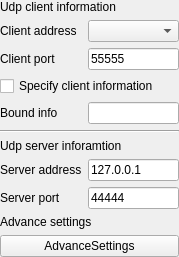
<?xml version="1.0" encoding="UTF-8"?>
<ui version="4.0">
 <class>SAKUdpClientDeviceController</class>
 <widget class="QWidget" name="SAKUdpClientDeviceController">
  <property name="geometry">
   <rect>
    <x>0</x>
    <y>0</y>
    <width>179</width>
    <height>238</height>
   </rect>
  </property>
  <property name="windowTitle">
   <string>Form</string>
  </property>
  <layout class="QGridLayout" name="gridLayout">
   <property name="leftMargin">
    <number>0</number>
   </property>
   <property name="topMargin">
    <number>0</number>
   </property>
   <property name="rightMargin">
    <number>0</number>
   </property>
   <property name="bottomMargin">
    <number>0</number>
   </property>
   <item row="8" column="0">
    <widget class="QLabel" name="label_2">
     <property name="text">
      <string>Server port</string>
     </property>
    </widget>
   </item>
   <item row="8" column="1">
    <widget class="QLineEdit" name="targetPortLineEdit">
     <property name="text">
      <string>44444</string>
     </property>
    </widget>
   </item>
   <item row="7" column="1">
    <widget class="QLineEdit" name="targetHostLineEdit">
     <property name="text">
      <string>127.0.0.1</string>
     </property>
    </widget>
   </item>
   <item row="1" column="0">
    <widget class="QLabel" name="label_3">
     <property name="text">
      <string>Client address</string>
     </property>
    </widget>
   </item>
   <item row="3" column="0" colspan="2">
    <widget class="QCheckBox" name="specifyClientAddressAndPort">
     <property name="text">
      <string>Specify client information</string>
     </property>
    </widget>
   </item>
   <item row="9" column="0" colspan="2">
    <widget class="QLabel" name="label_7">
     <property name="text">
      <string>Advance settings</string>
     </property>
    </widget>
   </item>
   <item row="7" column="0">
    <widget class="QLabel" name="label">
     <property name="text">
      <string>Server address</string>
     </property>
    </widget>
   </item>
   <item row="2" column="1">
    <widget class="QLineEdit" name="localPortlineEdit">
     <property name="text">
      <string>55555</string>
     </property>
    </widget>
   </item>
   <item row="5" column="0" colspan="2">
    <widget class="Line" name="line">
     <property name="orientation">
      <enum>Qt::Horizontal</enum>
     </property>
    </widget>
   </item>
   <item row="0" column="0" colspan="2">
    <widget class="QLabel" name="label_5">
     <property name="text">
      <string>Udp client information</string>
     </property>
    </widget>
   </item>
   <item row="1" column="1">
    <widget class="QComboBox" name="localhostComboBox"/>
   </item>
   <item row="6" column="0" colspan="2">
    <widget class="QLabel" name="label_6">
     <property name="text">
      <string>Udp server inforamtion</string>
     </property>
    </widget>
   </item>
   <item row="2" column="0">
    <widget class="QLabel" name="label_4">
     <property name="text">
      <string>Client port</string>
     </property>
    </widget>
   </item>
   <item row="4" column="0">
    <widget class="QLabel" name="label_8">
     <property name="text">
      <string>Bound info</string>
     </property>
    </widget>
   </item>
   <item row="4" column="1">
    <widget class="QLineEdit" name="boundInfoLineEdit">
     <property name="toolTip">
      <string>The bound address and port of socket.</string>
     </property>
     <property name="readOnly">
      <bool>true</bool>
     </property>
     <property name="placeholderText">
      <string notr="true"/>
     </property>
    </widget>
   </item>
   <item row="10" column="0" colspan="2">
    <widget class="QPushButton" name="advanceUdpPushButton">
     <property name="text">
      <string>AdvanceSettings</string>
     </property>
    </widget>
   </item>
  </layout>
 </widget>
 <resources/>
 <connections/>
</ui>
